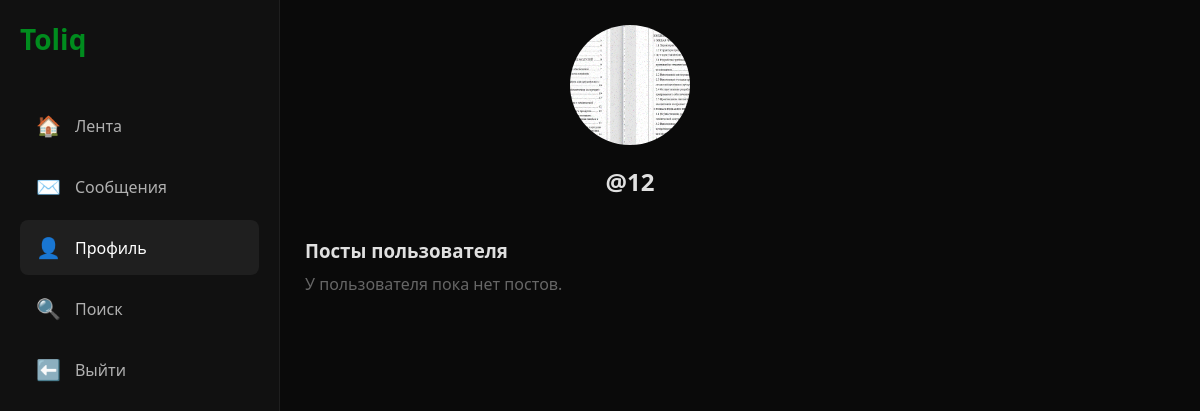
Page /profile/12/ (signed in) on the committed database.
### core/models.py (models this page shows, shortened)
class User(AbstractUser):
    created_at = models.DateTimeField(auto_now_add=True)
    avatar = models.ImageField(upload_to='avatars/', blank=True, null=True)
    class Meta:
        db_table = 'Users'

### core/views.py (the view)
# urls.py: path('profile/', views.profile, name='my_profile'),
@login_required
def profile(request, username=None):
    if username:
        profile_user = get_object_or_404(User, username=username)
    else:
        profile_user = request.user
    if request.method == 'POST' and request.FILES.get('avatar') and profile_user == request.user:
        profile_user.avatar = request.FILES['avatar']
        profile_user.save()
        messages.success(request, 'Аватарка успешно обновлена!')
        return redirect('my_profile')
    posts = Post.objects.filter(author=profile_user).order_by('-created_at')
    return render(request, 'profile.html', {
        'profile_user': profile_user,
        'posts': posts
    })

### templates/profile.html (shortened to what this page needs)
{% extends 'base.html' %}
{% block content %}
    <div style="text-align: center; margin-bottom: 40px;">
        <div style="margin: 0 auto 20px; width: 120px; height: 120px; border-radius: 50%; overflow: hidden;">
            {% if profile_user.avatar %}
                <img src="{{ profile_user.avatar.url }}" style="width: 100%; height: 100%; object-fit: cover;">
            {% else %}
                <div class="avatar" style="width: 100%; height: 100%; font-size: 40px; background: #1a1a1a;">
                    {{ profile_user.username|slice:":2"|upper }}
                </div>
            {% endif %}
        </div>
        <h2>@{{ profile_user.username }}</h2>
    </div>
    <h3 style="margin-bottom:10px;">Посты пользователя</h3>
    {% for post in posts %}
        <div style="background: #1a1a1a; padding: 18px; border-radius: 12px; margin-bottom: 15px;">
            <p style="margin-bottom:10px;">{{ post.text }}</p>
            <small style="color: #666;">{{ post.created_at|date:"d.m.Y H:i" }}</small>
            {% if post.author == request.user %}
                    <a href="{% url 'edit_post' post.post_id %}"
                       style="color: #008C1E; margin-left: 10px; font-size: 14.5px;">
                        Редактировать
                    </a>
                    <a href="{% url 'delete_post' post.post_id %}"
                       onclick="return confirm('Удалить пост?')"
                       style="color: #ff6b6b; margin-left:10px;text-decoration:none;">
                        Удалить
                    </a>
            {% endif %}
            <span onclick="likePost({{ post.post_id }})"
                      style="cursor: pointer; font-size: 20px; display: flex; align-items: center; gap: 6px;">
                    ❤️ <span id="likes-{{ post.post_id }}">{{ post.likes_count }}</span>
            </span>
        </div>
    {% empty %}
        <p style="color: #666;">У пользователя пока нет постов.</p>
    {% endfor %}
{% endblock %}

### templates/base.html (style rules this page uses)
* { margin: 0; padding: 0; box-sizing: border-box; }
body { background: #0a0a0a; color: #e0e0e0; font-family: 'Segoe UI', Arial, sans-serif; }

### rows in the picture
User: avatar (picture), username "12"
